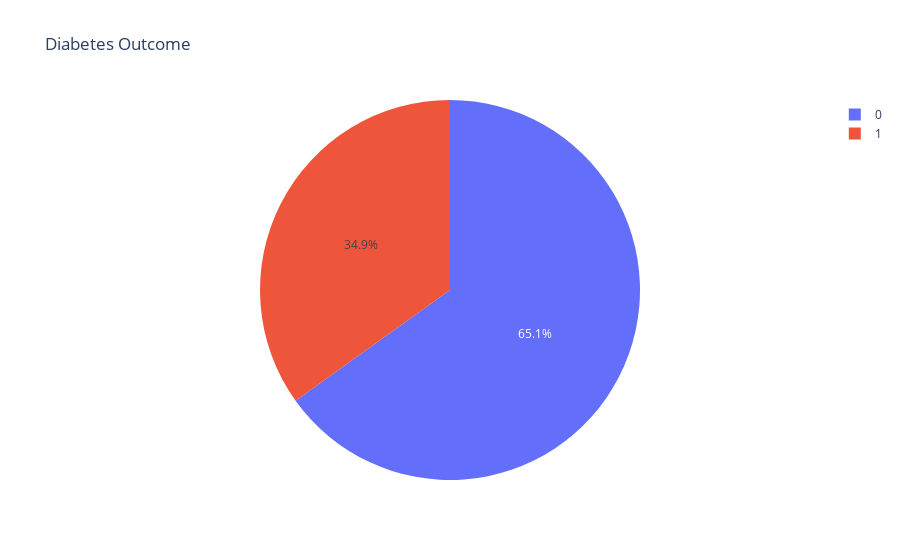

Write notebook code for a chart like this one.
### Markdown cell above
# Visualization

### Code cell
px.pie(df,'Outcome', title='Diabetes Outcome')

### Figure 1 — Plotly figure (JSON) as saved in the notebook; plotly's stock layout.template omitted (floating-point values rounded to 4 significant figures; data arrays with more than 128 entries replaced by an {"elided": "..."} marker saying what was removed)
{"data": [{"domain": {"x": [0, 1], "y": [0, 1]}, "hovertemplate": "Outcome=%{label}<extra></extra>", "labels": {"elided": "768 int values"}, "legendgroup": "", "name": "", "showlegend": true, "type": "pie"}], "layout": {"legend": {"tracegroupgap": 0}, "title": {"text": "Diabetes Outcome"}}}
